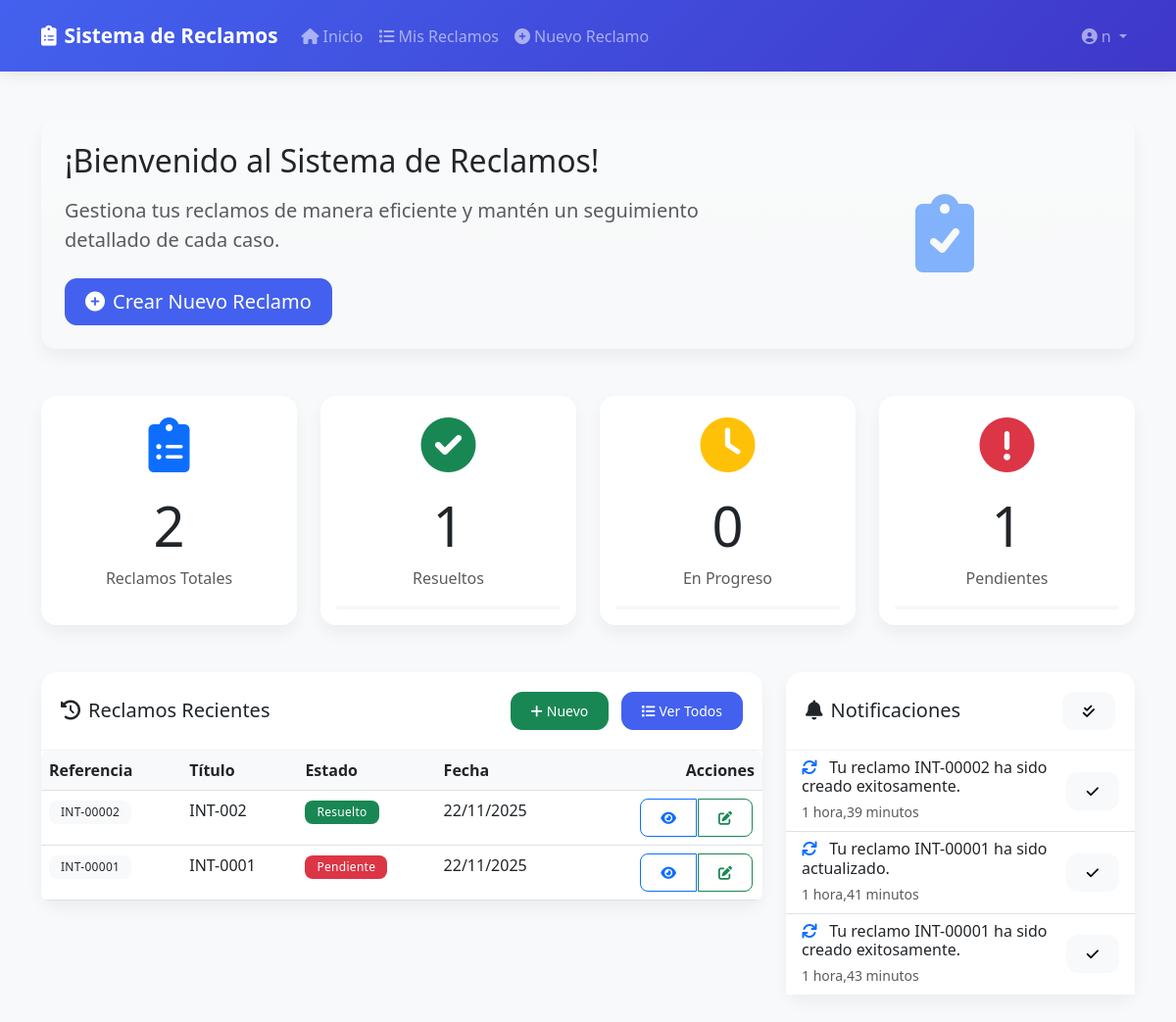
Screenshot of / (signed in) with the database file from the repository.
### reclamos_app/models.py (models this page shows, shortened)
class Reclamo(models.Model):
    ESTADO_CHOICES = [
        ('PENDIENTE', 'Pendiente'),
        ('EN_PROGRESO', 'En Progreso'),
        ('RESUELTO', 'Resuelto'),
        ('CERRADO', 'Cerrado'),
    ]
    titulo = models.CharField(max_length=200, verbose_name="Título")
    descripcion = models.TextField(verbose_name="Descripción")
    fecha_creacion = models.DateTimeField(auto_now_add=True, verbose_name="Fecha de Creación")
    fecha_actualizacion = models.DateTimeField(auto_now=True, verbose_name="Última Actualización")
    estado = models.CharField(
        max_length=20,
        choices=ESTADO_CHOICES,
        default='PENDIENTE',
        verbose_name="Estado"
    )
    cliente = models.ForeignKey(User, on_delete=models.CASCADE, verbose_name="Cliente")
    numero_referencia = models.CharField(
        max_length=20,
        unique=True,
        default=generar_numero_referencia,
        verbose_name="Número de Referencia"
    )
    prioridad = models.CharField(
        max_length=10,
        choices=[('BAJA', 'Baja'), ('MEDIA', 'Media'), ('ALTA', 'Alta')],
        default='MEDIA',
        verbose_name="Prioridad"
    )
    categoria = models.CharField(
        max_length=50,
        choices=[
            ('SERVICIO', 'Servicio'),
            ('FACTURACION', 'Facturación'),
            ('TECNICO', 'Técnico'),
            ('OTRO', 'Otro')
        ],
        default='OTRO',
        verbose_name="Categoría"
    )
    class Meta:
        ordering = ['-fecha_creacion']
        verbose_name = "Reclamo"
        verbose_name_plural = "Reclamos"

class Notificacion(models.Model):
    TIPO_CHOICES = [
        ('ACTUALIZACION', 'Actualización de estado'),
        ('RESPUESTA', 'Respuesta recibida'),
        ('RECORDATORIO', 'Recordatorio'),
    ]
    usuario = models.ForeignKey(User, on_delete=models.CASCADE)
    tipo = models.CharField(max_length=20, choices=TIPO_CHOICES)
    mensaje = models.TextField()
    fecha = models.DateTimeField(auto_now_add=True)
    leida = models.BooleanField(default=False)
    reclamo = models.ForeignKey(Reclamo, on_delete=models.CASCADE)
    class Meta:
        ordering = ['-fecha']

### reclamos_app/views.py (the view)
# urls.py: path('', views.inicio, name='inicio'),
@login_required
def inicio(request):
    if request.user.is_staff:
        reclamos_totales = Reclamo.objects.filter(cliente=request.user).count()
        reclamos_resueltos = Reclamo.objects.filter(cliente=request.user, estado='RESUELTO').count()
        reclamos_en_progreso = Reclamo.objects.filter(cliente=request.user, estado='EN_PROGRESO').count()
        reclamos_pendientes = Reclamo.objects.filter(cliente=request.user, estado='PENDIENTE').count()
        reclamos_recientes = Reclamo.objects.filter(cliente=request.user).order_by('-fecha_creacion')[:5]
        notificaciones = Notificacion.objects.filter(
            usuario=request.user,
            leida=False
        ).order_by('-fecha')[:5]
        context = {
            'reclamos_totales': reclamos_totales,
            'reclamos_resueltos': reclamos_resueltos,
            'reclamos_en_progreso': reclamos_en_progreso,
            'reclamos_pendientes': reclamos_pendientes,
            'reclamos_recientes': reclamos_recientes,
            'notificaciones': notificaciones,
        }
        return render(request, 'reclamos/inicio_admin.html', context)
    else:
        reclamos_recientes = Reclamo.objects.filter(cliente=request.user).order_by('-fecha_creacion')[:5]
        return render(request, 'reclamos/inicio_usuario.html', {'reclamos_recientes': reclamos_recientes})

### reclamos_app/templates/reclamos/inicio_admin.html (shortened to what this page needs)
{% extends 'reclamos/base.html' %}
{% block content %}
<div class="container py-5">
    <div class="row mb-5">
        <div class="col-12">
            <div class="card bg-gradient">
                <div class="card-body p-4">
                    <div class="row align-items-center">
                        <div class="col-md-8">
                            <h2 class="mb-3">¡Bienvenido al Sistema de Reclamos!</h2>
                            <p class="lead text-muted mb-4">
                                Gestiona tus reclamos de manera eficiente y mantén un seguimiento detallado de cada caso.
                            </p>
                            <a href="{% url 'reclamos:crear_reclamo' %}" class="btn btn-primary btn-lg">
                                <i class="fas fa-plus-circle me-2"></i>Crear Nuevo Reclamo
                            </a>
                        </div>
                        <div class="col-md-4 text-center">
                            <i class="fas fa-clipboard-check display-1 text-primary opacity-50"></i>
                        </div>
                    </div>
                </div>
            </div>
        </div>
    </div>
    <div class="row mb-5">
        <div class="col-md-3">
            <div class="card h-100">
                <div class="card-body text-center">
                    <div class="display-4 text-primary mb-3">
                        <i class="fas fa-clipboard-list"></i>
                    </div>
                    <h3 class="display-4 mb-2">{{ reclamos_totales }}</h3>
                    <p class="text-muted mb-0">Reclamos Totales</p>
                </div>
            </div>
        </div>
        <div class="col-md-3">
            <div class="card h-100">
                <div class="card-body text-center">
                    <div class="display-4 text-success mb-3">
                        <i class="fas fa-check-circle"></i>
                    </div>
                    <h3 class="display-4 mb-2">{{ reclamos_resueltos }}</h3>
                    <p class="text-muted mb-0">Resueltos</p>
                    {% if reclamos_totales > 0 %}
                    <div class="progress mt-3" style="height: 4px;">
                    </div>
                    {% endif %}
                </div>
            </div>
        </div>
        <div class="col-md-3">
            <div class="card h-100">
                <div class="card-body text-center">
                    <div class="display-4 text-warning mb-3">
                        <i class="fas fa-clock"></i>
                    </div>
                    <h3 class="display-4 mb-2">{{ reclamos_en_progreso }}</h3>
                    <p class="text-muted mb-0">En Progreso</p>
                    {% if reclamos_totales > 0 %}
                    <div class="progress mt-3" style="height: 4px;">
                    </div>
                    {% endif %}
                </div>
            </div>
        </div>
        <div class="col-md-3">
            <div class="card h-100">
                <div class="card-body text-center">
                    <div class="display-4 text-danger mb-3">
                        <i class="fas fa-exclamation-circle"></i>
                    </div>
                    <h3 class="display-4 mb-2">{{ reclamos_pendientes }}</h3>
                    <p class="text-muted mb-0">Pendientes</p>
                    {% if reclamos_totales > 0 %}
                    <div class="progress mt-3" style="height: 4px;">
                    </div>
                    {% endif %}
                </div>
            </div>
        </div>
    </div>
    <div class="row">
        <div class="col-md-8">
            <div class="card mb-4">
                <div class="card-header d-flex justify-content-between align-items-center">
                    <h5 class="card-title mb-0">
                        <i class="fas fa-history me-2"></i>Reclamos Recientes
                    </h5>
                    <div>
                        <a href="{% url 'reclamos:crear_reclamo' %}" class="btn btn-sm btn-success me-2">
                            <i class="fas fa-plus me-1"></i>Nuevo
                        </a>
                        <a href="{% url 'reclamos:lista_reclamos' %}" class="btn btn-sm btn-primary">
                            <i class="fas fa-list me-1"></i>Ver Todos
                        </a>
                    </div>
                </div>
                <div class="card-body p-0">
                    <div class="table-responsive">
                        <table class="table table-hover mb-0">
                            <thead>
                                <tr>
                                    <th>Referencia</th>
                                    <th>Título</th>
                                    <th>Estado</th>
                                    <th>Fecha</th>
                                    <th class="text-end">Acciones</th>
                                </tr>
                            </thead>
                            <tbody>
                                {% for reclamo in reclamos_recientes %}
                                <tr>
                                    <td>
                                        <span class="badge bg-light text-dark">
                                            {{ reclamo.numero_referencia }}
                                        </span>
                                    </td>
                                    <td>{{ reclamo.titulo }}</td>
                                    <td>
                                        <span class="badge {% if reclamo.estado == 'PENDIENTE' %}bg-danger
                                            {% elif reclamo.estado == 'EN_PROGRESO' %}bg-warning
                                            {% elif reclamo.estado == 'RESUELTO' %}bg-success
                                            {% else %}bg-secondary{% endif %}">
                                            {{ reclamo.get_estado_display }}
                                        </span>
                                    </td>
                                    <td>{{ reclamo.fecha_creacion|date:"d/m/Y" }}</td>
                                    <td class="text-end">
                                        <div class="btn-group">
                                            <a href="{% url 'reclamos:detalle_reclamo' reclamo.pk %}"
                                               class="btn btn-sm btn-outline-primary" title="Ver detalles">
                                                <i class="fas fa-eye"></i>
                                            </a>
                                            <a href="{% url 'reclamos:editar_reclamo' reclamo.pk %}"
                                               class="btn btn-sm btn-outline-success" title="Editar">
                                                <i class="fas fa-edit"></i>
                                            </a>
                                        </div>
                                    </td>
                                </tr>
                                {% endfor %}
                            </tbody>
                        </table>
                    </div>
                </div>
            </div>
        </div>
        <div class="col-md-4">
            <div class="card">
                <div class="card-header d-flex justify-content-between align-items-center">
                    <h5 class="card-title mb-0">
                        <i class="fas fa-bell me-2"></i>Notificaciones
                    </h5>
                    {% if notificaciones %}
                    <button class="btn btn-sm btn-light" title="Marcar todas como leídas">
                        <i class="fas fa-check-double"></i>
                    </button>
                    {% endif %}
                </div>
                <div class="card-body p-0">
                    <div class="list-group list-group-flush">
                        {% for notificacion in notificaciones %}
                            <div class="list-group-item list-group-item-action">
                                <div class="d-flex w-100 justify-content-between align-items-center">
                                    <div>
                                        <h6 class="mb-1">
                                            <i class="fas {% if notificacion.tipo == 'ACTUALIZACION' %}fa-sync text-primary
                                                {% elif notificacion.tipo == 'RESPUESTA' %}fa-comment text-success
                                                {% else %}fa-clock text-warning{% endif %} me-2"></i>
                                            {{ notificacion.mensaje }}
                                        </h6>
                                        <small class="text-muted">{{ notificacion.fecha|timesince }}</small>
                                    </div>
                                    {% if not notificacion.leida %}
                                        <a href="{% url 'reclamos:marcar_notificacion_leida' notificacion.pk %}"
                                           class="btn btn-sm btn-light" title="Marcar como leída">
                                            <i class="fas fa-check"></i>
                                        </a>
                                    {% endif %}
                                </div>
                            </div>
                        {% endfor %}
                    </div>
                </div>
            </div>
        </div>
    </div>
</div>
{% endblock %}

### reclamos_app/templates/reclamos/base.html (shortened to what this page needs)
<!DOCTYPE html>
<html lang="es">
<head>
    <link href="https://cdn.jsdelivr.net/npm/bootstrap@5.3.0/dist/css/bootstrap.min.css" rel="stylesheet">
    <link href="https://cdnjs.cloudflare.com/ajax/libs/font-awesome/6.0.0/css/all.min.css" rel="stylesheet">
</head>
<body>
    <nav class="navbar navbar-expand-lg navbar-dark">
        <div class="container">
            <a class="navbar-brand" href="{% url 'reclamos:inicio' %}">
                <i class="fas fa-clipboard-list me-2"></i>Sistema de Reclamos
            </a>
            <div class="collapse navbar-collapse" id="navbarNav">
                <ul class="navbar-nav me-auto">
                    {% if user.is_authenticated %}
                        <li class="nav-item">
                            <a class="nav-link" href="{% url 'reclamos:inicio' %}">
                                <i class="fas fa-home me-1"></i>Inicio
                            </a>
                        </li>
                        <li class="nav-item">
                            <a class="nav-link" href="{% url 'reclamos:lista_reclamos' %}">
                                <i class="fas fa-list me-1"></i>Mis Reclamos
                            </a>
                        </li>
                        <li class="nav-item">
                            <a class="nav-link" href="{% url 'reclamos:crear_reclamo' %}">
                                <i class="fas fa-plus-circle me-1"></i>Nuevo Reclamo
                            </a>
                        </li>
                    {% endif %}
                </ul>
                <ul class="navbar-nav">
                    {% if user.is_authenticated %}
                        <li class="nav-item dropdown">
                            <a class="nav-link dropdown-toggle" href="#" id="navbarDropdown" role="button"
                               data-bs-toggle="dropdown" aria-expanded="false">
                                <i class="fas fa-user-circle me-1"></i>{{ user.username }}
                            </a>
                        </li>
                    {% else %}
                        <li class="nav-item">
                            <a class="nav-link" href="{% url 'login' %}">
                                <i class="fas fa-sign-in-alt me-1"></i>Iniciar Sesión
                            </a>
                        </li>
                    {% endif %}
                </ul>
            </div>
        </div>
    </nav>
    {% block content %}
    {% endblock %}
</body>
</html>

### rows the page displays
Reclamo: numero_referencia "INT-00002", titulo "INT-002", estado "Resuelto", fecha_creacion "22/11/2025"
Reclamo: numero_referencia "INT-00001", titulo "INT-0001", estado "Pendiente", fecha_creacion "22/11/2025"
Notificacion: mensaje "Tu reclamo INT-00002 ha sido creado exitosamente.", fecha "1 hora,39 minutos", leida False (drawn)
Notificacion: mensaje "Tu reclamo INT-00001 ha sido actualizado.", fecha "1 hora,41 minutos", leida False (drawn)
Notificacion: mensaje "Tu reclamo INT-00001 ha sido creado exitosamente.", fecha "1 hora,43 minutos", leida False (drawn)

### other values shown
{{ user.username }} "n"
{{ reclamos_totales }} "2"
{{ reclamos_resueltos }} "1"
{{ reclamos_en_progreso }} "0"
{{ reclamos_pendientes }} "1"
